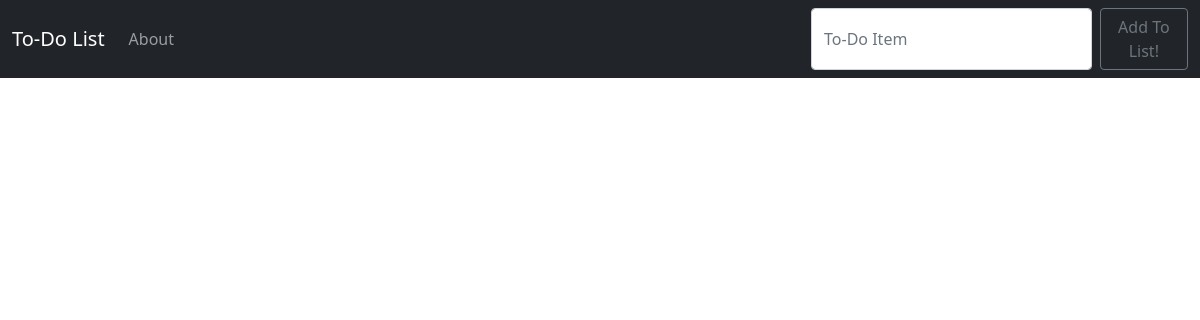
Before: / with the older database file.
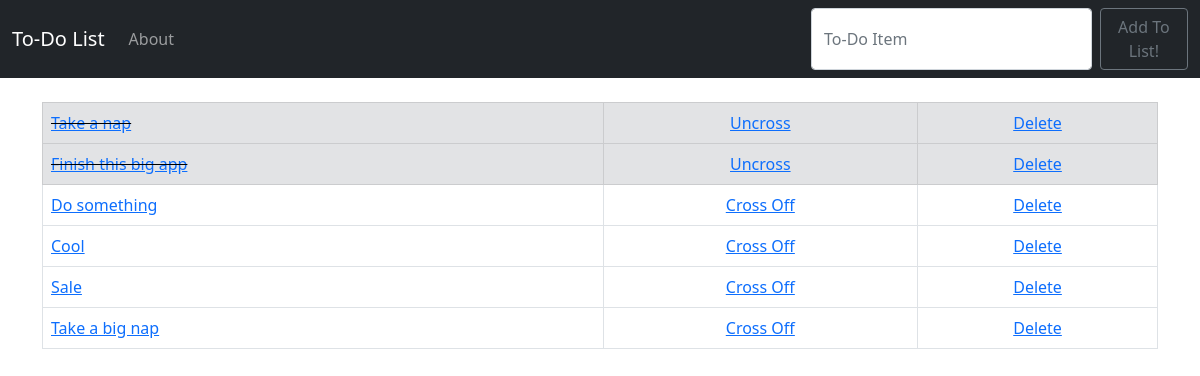
After: the same page with the newer database file.
### todo_list/models.py (models this page shows, shortened)
class List(models.Model):
	item = models.CharField(max_length = 200)
	completed = models.BooleanField(default = False)

### todo_list/views.py (the view)
# urls.py: 2. Add a URL to urlpatterns:  path('', views.home, name='home')
def home(request):
	if request.method == 'POST':
		form = ListForm(request.POST or None)
		if form.is_valid():
			form.save()
			all_items = List.objects.all
			messages.success(request, ('Item Has Been Added To List!'))
			return render(request, 'home.html', {'all_items': all_items})
	else:
		all_items = List.objects.all
		return render(request, 'home.html', {'all_items': all_items})

### todo_list/templates/home.html (shortened to what this page needs)
{% extends 'base.html' %}
{% block content %}
	{% if all_items %}
	<table class="table table-bordered">
		{% for things in all_items %}
			{% if things.completed %}
				<tr class="table-secondary">
					<td class="striker"><a href="{% url 'edit' things.id%}">{{ things.item }}</a></td>
					<td><center><a href="{% url 'uncross' things.id%}">Uncross</a></center></td>
					<td><center><a href="{% url 'delete' things.id %}">Delete</a></center></td>
				</tr>
			{% else %}
				<tr>
					<td><a href="{% url 'edit' things.id%}">{{ things.item }}</a></td>
					<td><center><a href="{% url 'cross_off' things.id%}">Cross Off</a></center></td>
					<td><center><a href="{% url 'delete' things.id %}">Delete</a></center></td>
				</tr>
			{% endif %}
		{% endfor %}
	</table>
	{% endif %}
{% endblock %}

### todo_list/templates/base.html (shortened to what this page needs)
{% load static %}
<!doctype html>
<html lang="en">
  <head>
    <link href="https://cdn.jsdelivr.net/npm/bootstrap@5.0.0-beta2/dist/css/bootstrap.min.css" rel="stylesheet">
    <link rel="stylesheet" href="{% static 'css/my_style.css' %}">
  </head>
  <body>
  	<nav class="navbar navbar-expand-lg navbar-dark bg-dark">
  <div class="container-fluid">
    <a class="navbar-brand" href="{% url 'home' %}">To-Do List</a>
    <div class="collapse navbar-collapse" id="navbarSupportedContent">
      <ul class="navbar-nav me-auto mb-2 mb-lg-0">
        <li class="nav-item">
          <a class="nav-link" href="{% url 'about' %}">About</a>
        </li>
      </ul>
      <form class="d-flex" method="POST">
        <input class="form-control me-2" type="search" placeholder="To-Do Item" aria-label="Search" name="item">
        <button class="btn btn-outline-secondary" type="submit">Add To List!</button>
      </form>
    </div>
  </div>
</nav>
  	<br/>
  	<div class="container">
    	{% block content %}
		{% endblock %}
	</div>
  </body>
</html>

### static/css/my_style.css (style rules this page uses)
.striker { text-decoration: line-through; }

Changed rows visible on the page:
added List: item "Take a nap"
added List: item "Finish this big app"
added List: item "Do something"
added List: item "Cool"
added List: item "Sale"
added List: item "Take a big nap"
